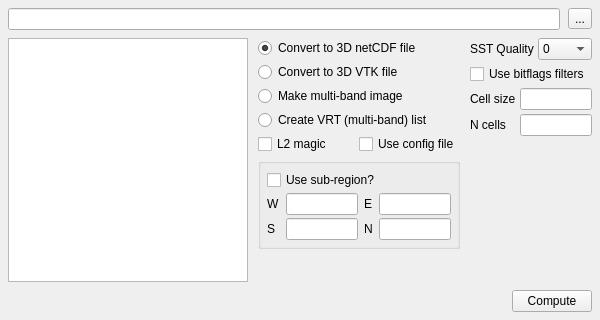
<?xml version="1.0" encoding="UTF-8"?>
<ui version="4.0">
 <class>EmpilhadorDialog</class>
 <widget class="QDialog" name="EmpilhadorDialog">
  <property name="geometry">
   <rect>
    <x>0</x>
    <y>0</y>
    <width>600</width>
    <height>320</height>
   </rect>
  </property>
  <property name="windowTitle">
   <string>Empilhador</string>
  </property>
  <layout class="QVBoxLayout" name="mainVerticalLayout">
   <property name="spacing">
    <number>8</number>
   </property>
   <property name="margin" stdset="0">
    <number>8</number>
   </property>
   <item>
    <layout class="QHBoxLayout" name="namesRowLayout">
     <item>
      <widget class="QLineEdit" name="namesLineEdit">
       <property name="toolTip">
        <string>&lt;html&gt;The list file with the names to stack. May also be a wildcard&lt;br&gt;request, e.g. C:/a1/*.nc ? -sst4&lt;/html&gt;</string>
       </property>
      </widget>
     </item>
     <item>
      <widget class="QToolButton" name="browseButton">
       <property name="text">
        <string>...</string>
       </property>
       <property name="toolTip">
        <string>Pick the list file (or the data files themselves)</string>
       </property>
      </widget>
     </item>
    </layout>
   </item>
   <item>
    <layout class="QHBoxLayout" name="bodyRowLayout">
     <property name="spacing">
      <number>10</number>
     </property>
     <item>
      <widget class="QListWidget" name="fileListWidget">
       <property name="sizePolicy">
        <sizepolicy hsizetype="Expanding" vsizetype="Expanding">
         <horstretch>1</horstretch>
         <verstretch>1</verstretch>
        </sizepolicy>
       </property>
       <property name="toolTip">
        <string>The files that will be stacked, in this order</string>
       </property>
      </widget>
     </item>
     <item>
      <layout class="QVBoxLayout" name="optionsColumnLayout">
       <property name="spacing">
        <number>4</number>
       </property>
       <item>
        <widget class="QRadioButton" name="netcdfRadioButton">
         <property name="text">
          <string>Convert to 3D netCDF file</string>
         </property>
         <property name="checked">
          <bool>true</bool>
         </property>
        </widget>
       </item>
       <item>
        <widget class="QRadioButton" name="vtkRadioButton">
         <property name="text">
          <string>Convert to 3D VTK file</string>
         </property>
        </widget>
       </item>
       <item>
        <widget class="QRadioButton" name="multiBandRadioButton">
         <property name="text">
          <string>Make multi-band image</string>
         </property>
        </widget>
       </item>
       <item>
        <widget class="QRadioButton" name="vrtRadioButton">
         <property name="text">
          <string>Create VRT (multi-band) list</string>
         </property>
        </widget>
       </item>
       <item>
        <layout class="QHBoxLayout" name="l2RowLayout">
         <item>
          <widget class="QCheckBox" name="l2CheckBox">
           <property name="text">
            <string>L2 magic</string>
           </property>
           <property name="toolTip">
            <string>&lt;html&gt;Reinterpolate MODIS/VIIRS/SeaWiFS L2 scenes from sensor to&lt;br&gt;geographic coordinates&lt;/html&gt;</string>
           </property>
          </widget>
         </item>
         <item>
          <widget class="QCheckBox" name="l2ConfigCheckBox">
           <property name="text">
            <string>Use config file</string>
           </property>
           <property name="toolTip">
            <string>Read -R, -I, -C and the flag keys from ~/.gmt/L2config.txt</string>
           </property>
          </widget>
         </item>
        </layout>
       </item>
       <item>
        <widget class="QGroupBox" name="regionGroupBox">
         <property name="title">
          <string/>
         </property>
         <layout class="QGridLayout" name="regionGridLayout">
          <property name="horizontalSpacing">
           <number>6</number>
          </property>
          <property name="verticalSpacing">
           <number>3</number>
          </property>
          <property name="margin" stdset="0">
           <number>6</number>
          </property>
          <item row="0" column="0" colspan="4">
           <widget class="QCheckBox" name="regionCheckBox">
            <property name="text">
             <string>Use sub-region?</string>
            </property>
           </widget>
          </item>
          <item row="1" column="0">
           <widget class="QLabel" name="westLabel">
            <property name="text">
             <string>W</string>
            </property>
           </widget>
          </item>
          <item row="1" column="1">
           <widget class="QLineEdit" name="westLineEdit">
            <property name="maximumSize">
             <size>
              <width>72</width>
              <height>16777215</height>
             </size>
            </property>
           </widget>
          </item>
          <item row="1" column="2">
           <widget class="QLabel" name="eastLabel">
            <property name="text">
             <string>E</string>
            </property>
           </widget>
          </item>
          <item row="1" column="3">
           <widget class="QLineEdit" name="eastLineEdit">
            <property name="maximumSize">
             <size>
              <width>72</width>
              <height>16777215</height>
             </size>
            </property>
           </widget>
          </item>
          <item row="2" column="0">
           <widget class="QLabel" name="southLabel">
            <property name="text">
             <string>S</string>
            </property>
           </widget>
          </item>
          <item row="2" column="1">
           <widget class="QLineEdit" name="southLineEdit">
            <property name="maximumSize">
             <size>
              <width>72</width>
              <height>16777215</height>
             </size>
            </property>
           </widget>
          </item>
          <item row="2" column="2">
           <widget class="QLabel" name="northLabel">
            <property name="text">
             <string>N</string>
            </property>
           </widget>
          </item>
          <item row="2" column="3">
           <widget class="QLineEdit" name="northLineEdit">
            <property name="maximumSize">
             <size>
              <width>72</width>
              <height>16777215</height>
             </size>
            </property>
           </widget>
          </item>
         </layout>
        </widget>
       </item>
       <item>
        <spacer name="optionsColumnSpacer">
         <property name="orientation">
          <enum>Qt::Orientation::Vertical</enum>
         </property>
         <property name="sizeHint" stdset="0">
          <size>
           <width>20</width>
           <height>10</height>
          </size>
         </property>
        </spacer>
       </item>
      </layout>
     </item>
     <item>
      <widget class="QWidget" name="l2ExtraWidget" native="true">
       <property name="visible">
        <bool>false</bool>
       </property>
       <layout class="QVBoxLayout" name="l2ExtraLayout">
        <property name="spacing">
         <number>4</number>
        </property>
        <property name="margin" stdset="0">
         <number>0</number>
        </property>
        <item>
         <layout class="QHBoxLayout" name="qualityRowLayout">
          <item>
           <widget class="QLabel" name="qualityLabel">
            <property name="text">
             <string>SST Quality</string>
            </property>
           </widget>
          </item>
          <item>
           <widget class="QComboBox" name="qualityComboBox">
            <property name="toolTip">
             <string>&lt;html&gt;Drop the qual_sst pixels worse than this. A negative value&lt;br&gt;instead makes the 0/1 mask of the pixels at least that good.&lt;/html&gt;</string>
            </property>
            <item>
             <property name="text">
              <string>0</string>
             </property>
            </item>
            <item>
             <property name="text">
              <string>1</string>
             </property>
            </item>
            <item>
             <property name="text">
              <string>2</string>
             </property>
            </item>
            <item>
             <property name="text">
              <string>-1</string>
             </property>
            </item>
            <item>
             <property name="text">
              <string>-2</string>
             </property>
            </item>
           </widget>
          </item>
         </layout>
        </item>
        <item>
         <widget class="QCheckBox" name="bitflagsCheckBox">
          <property name="text">
           <string>Use bitflags filters</string>
          </property>
          <property name="toolTip">
           <string>Mask with the l2_flags array instead of the SST quality level</string>
          </property>
         </widget>
        </item>
        <item>
         <layout class="QHBoxLayout" name="incRowLayout">
          <item>
           <widget class="QLabel" name="incLabel">
            <property name="text">
             <string>Cell size</string>
            </property>
           </widget>
          </item>
          <item>
           <widget class="QLineEdit" name="incLineEdit">
            <property name="maximumSize">
             <size>
              <width>72</width>
              <height>16777215</height>
             </size>
            </property>
            <property name="toolTip">
             <string>Cell size of the geographic grid the scene is reinterpolated onto (-I)</string>
            </property>
           </widget>
          </item>
         </layout>
        </item>
        <item>
         <layout class="QHBoxLayout" name="nCellsRowLayout">
          <item>
           <widget class="QLabel" name="nCellsLabel">
            <property name="text">
             <string>N cells</string>
            </property>
           </widget>
          </item>
          <item>
           <widget class="QLineEdit" name="nCellsLineEdit">
            <property name="maximumSize">
             <size>
              <width>72</width>
              <height>16777215</height>
             </size>
            </property>
            <property name="toolTip">
             <string>&lt;html&gt;Only nodes within this many cells of a datum survive (surface&lt;br&gt;-M&lt;n&gt;c, the -C of gmtmbgrid). 0 disables it.&lt;/html&gt;</string>
            </property>
           </widget>
          </item>
         </layout>
        </item>
        <item>
         <spacer name="l2ExtraSpacer">
          <property name="orientation">
           <enum>Qt::Orientation::Vertical</enum>
          </property>
          <property name="sizeHint" stdset="0">
           <size>
            <width>20</width>
            <height>10</height>
           </size>
          </property>
         </spacer>
        </item>
       </layout>
      </widget>
     </item>
    </layout>
   </item>
   <item>
    <layout class="QHBoxLayout" name="buttonRowLayout">
     <item>
      <spacer name="buttonRowSpacer">
       <property name="orientation">
        <enum>Qt::Orientation::Horizontal</enum>
       </property>
       <property name="sizeHint" stdset="0">
        <size>
         <width>40</width>
         <height>20</height>
        </size>
       </property>
      </spacer>
     </item>
     <item>
      <widget class="QPushButton" name="computeButton">
       <property name="text">
        <string>Compute</string>
       </property>
       <property name="autoDefault">
        <bool>false</bool>
       </property>
       <property name="default">
        <bool>false</bool>
       </property>
      </widget>
     </item>
    </layout>
   </item>
  </layout>
 </widget>
 <resources/>
 <connections/>
</ui>
